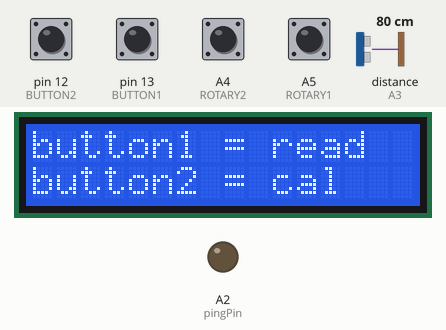
Recording of a sketch running on a simulated Arduino Uno, built with avr-gcc and run on an emulated ATmega328P. Parts: 16×2 character LCD, output pins drawn as LEDs (lit = HIGH). The test bench sets the inputs (shaded band); at power-on: A4 (ROTARY2), A5 (ROTARY1), pin 12 (BUTTON2), pin 13 (BUTTON1) HIGH, distance to the obstacle (sensor on A3) 80 cm. The echo pulse lasts 58.3 µs per cm.

Above: at 1.2 s.
1.3 s: pin 12 (BUTTON2) pulled LOW for 0.15 s
At 2.1 s:
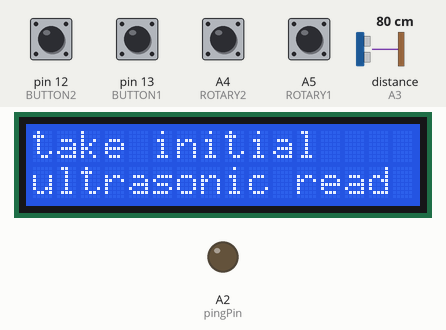
2.9 s: pin 13 (BUTTON1) pulled LOW for 0.15 s
At 3.4 s:
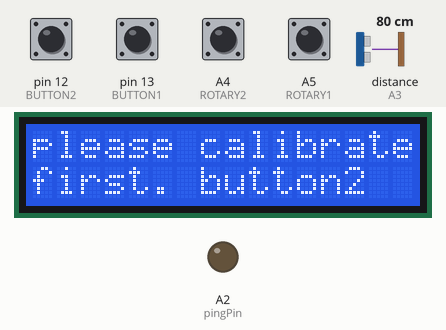
4.5 s: pin 12 (BUTTON2) pulled LOW for 1 s
At 7.3 s:
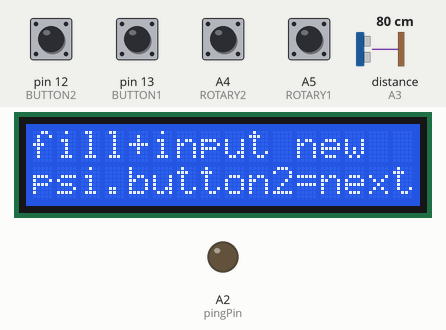
8.0 s: A4 (ROTARY2) pulled LOW for 0.15 s
At 9.3 s:
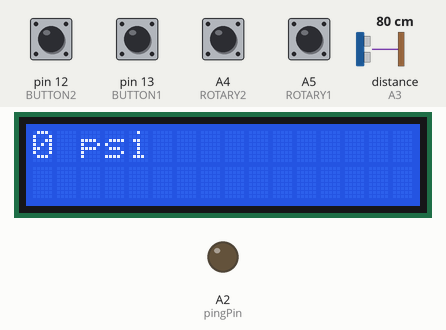
9.6 s: pin 12 (BUTTON2) pulled LOW for 0.15 s
At 11.1 s:
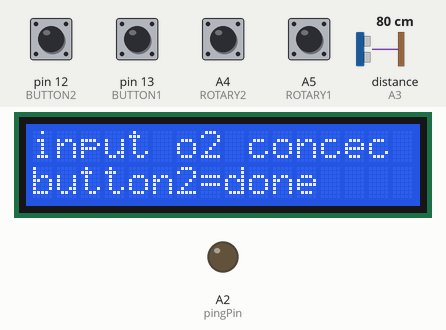
12.3 s: A5 (ROTARY1) pulled LOW for 0.15 s
At 13.8 s:
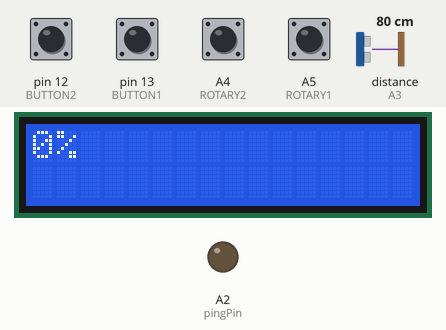
Timing chart, 0 to 14.9 s (numbered marks = the images above; inputs shaded):
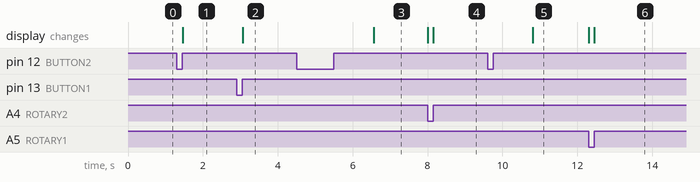

Measured:
- after the input at 1.3 s, the display: changes after 0.16 s (image 1)
- after the input at 2.9 s, the display: changes after 0.16 s (image 2)
- after the input at 4.5 s, the display: changes after 2.1 s (image 3)
- after the input at 8.0 s, the display: first changes at once (image 4 shows a later state)
- after the input at 9.6 s, the display: changes after 1.2 s (image 5)
- after the input at 12.3 s, the display: first changes at once (image 6 shows a later state)

The sketch:

ultrasonic.ino
```cpp
#include <LiquidCrystal.h>

int button1State = 0;
int button2State = 0;

int count = 0;
int a = 0;
int b = 0;
int old_state;
int new_state;

long measurement1;
long measurement2;
int psicount = 0;
int measurementcount = 0;
double knownO2 = 0;

bool firstmessage = true;
bool readultra = true;
bool ppm = true;

bool m2 = true;
bool calibrated = false;

double nitrogen = 0;
double oxygen = 0;

const double psi1 = 14.7; //psi of atm

LiquidCrystal lcd(8, 9, 4, 5, 6, 7);

#define ROTARY1 A5
#define ROTARY2 A4
#define echoPin A3
#define pingPin A2
#define BUTTON1 13
#define BUTTON2 12


void setup() {


  pinMode(ROTARY1, INPUT);
  pinMode(ROTARY2, INPUT);
  pinMode(echoPin, INPUT);
  pinMode(pingPin, OUTPUT);
  pinMode(BUTTON1, INPUT_PULLUP);
  pinMode(BUTTON2, INPUT_PULLUP);


  //set up pull up resistors
  digitalWrite(ROTARY1, HIGH);
  digitalWrite(ROTARY2, HIGH);
  b = digitalRead(ROTARY1);
  a = digitalRead(ROTARY2);
  if (a != 0)
  {
    a = 1;
  }
  if (b != 0)
  {
    b = 1;
  }
  if (!b && !a)
    old_state = 0;
  else if (!b && a)
    old_state = 1;
  else if (b && !a)
    old_state = 2;
  else if (b && a)
    old_state = 3;

  new_state = old_state;
  Serial.begin(9600);

  lcd.begin(16, 2);
}

void checkRotary()
{
  b = digitalRead(ROTARY1);
  a = digitalRead(ROTARY2);
  if (a != 0)
  {
    a = 1;
  }
  if (b != 0)
  {
    b = 1;
  }
  if (old_state == 0) { // bits can go to either 1  or 2
    if (a && !b) //this 1
    {
      new_state = 1;
      count += 1;
    }
    else if (b && !a) //this is 2
    {
      new_state = 2;
      count -= 1;
    }
  }
  else if (old_state == 1) {
    if (!a && !b) //this is 0
    {
      new_state = 0;
      count -= 1;
    }
    else if (b && a) //this is 3
    {
      new_state = 3;
      count += 1;
    }
  }
  else if (old_state == 2) { //go to either 0 or 3
    if (!b && !a) //this is 0
    {
      new_state = 0;
      count += 1;
    }
    else if (a && b) //this is 3
    {
      new_state = 3;
      count -= 1;
    }
  }
  else {   // old_state = 3
    if (!b && a) //this is 1
    {
      new_state = 1;
      count -= 1;
    }
    else if (!a && b) //this is 2
    {
      new_state = 2;
      count += 1;
    }
  }
  if (new_state != old_state) {
    old_state = new_state;
    lcd.clear();
    lcd.print(count);
    if (ppm)
    {
      lcd.print(" psi");
    }
    else
    {
      lcd.print("%");
    }

  }
}

long checkUltrasonic()
{
  long totaldur = 0;
  int durcount = 0;
  for (int i = 0; i < 10; i++)
  {
    long duration;
    digitalWrite(pingPin, LOW);
    delayMicroseconds(2);
    digitalWrite(pingPin, HIGH);
    delayMicroseconds(10);
    digitalWrite(pingPin, LOW);
    duration = pulseIn(echoPin, HIGH);
    delay(100);
    if (duration < 30000)
    {
      totaldur += duration;
      durcount++;
    }
  }
  return totaldur / durcount;
}

String calculateO2content()
{
  double totpsi = psicount + psi1;

  double o2content = (totpsi*measurement2)/(psicount*(oxygen-nitrogen))-psi1/(psicount*(oxygen-nitrogen))*(.78*nitrogen+.21*oxygen)-nitrogen/(oxygen-nitrogen);

  return "o2 content:" + String(o2content,2);
}

void calibrate()
{
  double totpsi = psicount + psi1;

  oxygen = (.78/(1.21*knownO2 - .21))*((measurement2*totpsi-psi1*measurement1)/psicount)+((measurement1*(knownO2-1))/(1.21*knownO2-.21));
  nitrogen = (measurement1-.21*oxygen)/.78;
}

void loop() {
  // read ultra
  if (digitalRead(BUTTON1) == LOW) //get ultrasonic reading
  {
    delay(5);
    while(digitalRead(BUTTON1) == LOW)
    {
      ;
    }
    delay(5);
    if (!calibrated)
    {
      lcd.clear();
      lcd.print("please calibrate");
      lcd.setCursor(0 , 1);
      lcd.print("first. button2");
    }
    else if (measurementcount == 0)
    {
      readultra = true;
      lcd.clear();
      lcd.print("take initial");
      lcd.setCursor(0 , 1);
      lcd.print("ultrasonic read");
      measurementcount++;
    }
    else if (measurementcount == 1)
    {
      measurement1 = checkUltrasonic();
      measurementcount++;
      lcd.clear();
      lcd.print("fill+input new");
      lcd.setCursor(0 , 1);
      lcd.print("psi. button1=done");
    }
    else if (measurementcount == 2)
    {
      psicount = count;
      measurement2 = checkUltrasonic();
      measurementcount++;
      lcd.clear();
      lcd.print(calculateO2content());
      lcd.setCursor(0 , 1);
      lcd.print("button1=restart");
    }
    else if (measurementcount == 3)
    {
      measurementcount = 0;
      firstmessage = true;
    }
  }

  if ((measurementcount == 2))
  {
    checkRotary();
  }

  // calibrate ultra
  if (digitalRead(BUTTON2) == LOW) //get ultrasonic reading
  {
    delay(5);
    while(digitalRead(BUTTON2) == LOW)
    {
      ;
    }
    delay(5);
    readultra = false;
    if (measurementcount == 0)
    {
      ppm = true;
      lcd.clear();
      lcd.print("take initial");
      lcd.setCursor(0 , 1);
      lcd.print("ultrasonic read");
      measurementcount++;
    }
    else if ((measurementcount == 1))
    {
      measurement1 = checkUltrasonic();
      measurementcount++;
      lcd.clear();
      lcd.print("fill+input new");
      lcd.setCursor(0 , 1);
      lcd.print("psi.button2=next");
    }
    else if ((measurementcount == 2) && m2)
    {
      psicount = count;
      count = 0;
      measurement1 = checkUltrasonic();
      lcd.clear();
      lcd.print("input o2 concec");
      lcd.setCursor(0 , 1);
      lcd.print("button2=done");
      ppm = false;
      m2 = false;
    }
    else if ((measurementcount == 2) && !m2)
    {
      knownO2 = count / 100.0;
      ppm = true;
      measurement2 = checkUltrasonic();
      measurementcount++;
      calibrate();
      lcd.clear();
      lcd.print("cal finished");
      lcd.setCursor(0 , 1);
      lcd.print("button2=restart");
      calibrated = true;
    }
    else if (measurementcount == 3)
    {
      measurementcount = 0;
      firstmessage = true;
    }
  }

  if ((measurementcount == 0) && firstmessage)
    {
      lcd.clear();
      lcd.print("button1 = read");
      lcd.setCursor(0 , 1);
      lcd.print("button2 = cal");
      firstmessage = false;
      delay(200);
    }

}
```
